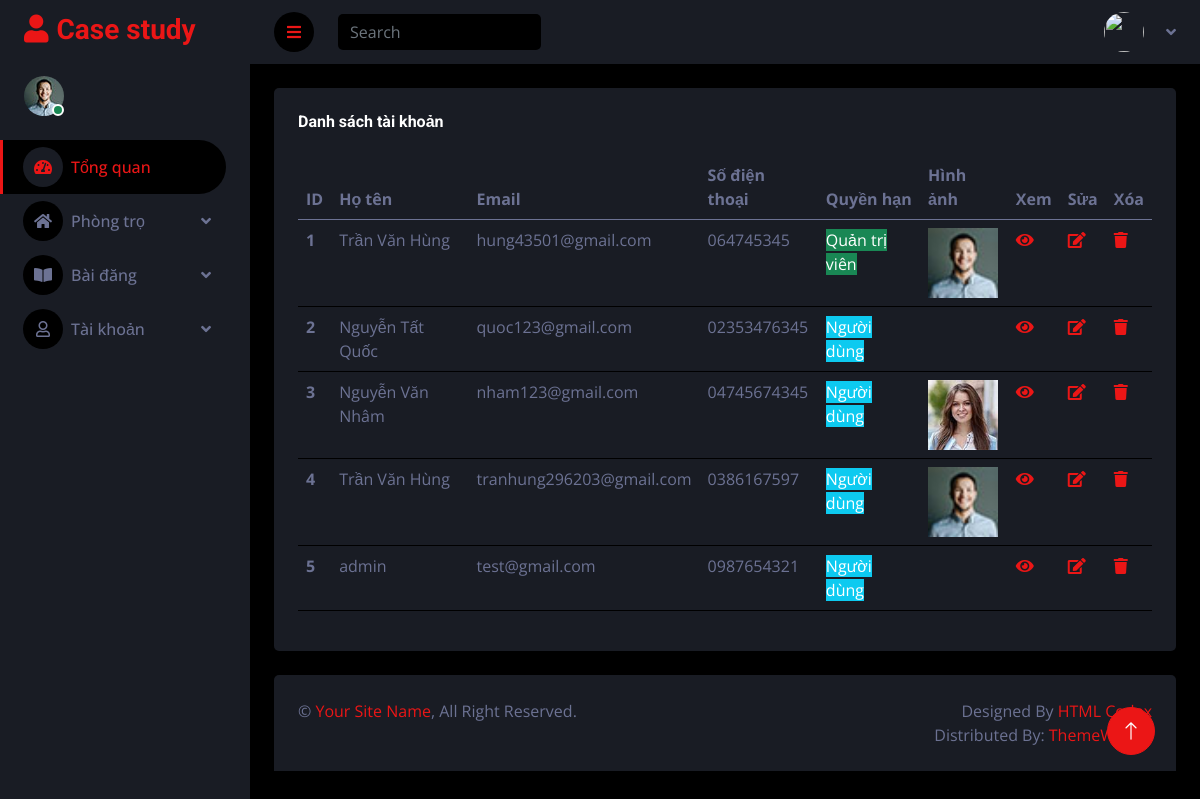
/admin/all_account.php, run on the app's committed database.
### tables this page shows
CREATE TABLE `user` (
  `id` int(11) NOT NULL,
  `name` varchar(255) NOT NULL,
  `username` varchar(255) NOT NULL,
  `email` varchar(255) NOT NULL,
  `password` varchar(255) NOT NULL,
  `role` int(11) NOT NULL,
  `phone` varchar(255) NOT NULL,
  `avartar` varchar(255) NOT NULL,
  `login_attempts` int(11) NOT NULL DEFAULT 0,
  `last_attempts` timestamp NOT NULL DEFAULT current_timestamp() ON UPDATE current_timestamp()
);

### admin/all_account.php (the view, shortened to what this page needs)
<!DOCTYPE html>
<html lang="en">
<head>
    <link href="https://cdnjs.cloudflare.com/ajax/libs/font-awesome/5.10.0/css/all.min.css" rel="stylesheet">
    <link href="https://cdn.jsdelivr.net/npm/bootstrap-icons@1.4.1/font/bootstrap-icons.css" rel="stylesheet">
    <link href="lib/owlcarousel/assets/owl.carousel.min.css" rel="stylesheet">
    <link href="lib/tempusdominus/css/tempusdominus-bootstrap-4.min.css" rel="stylesheet" />
    <link href="css/bootstrap.min.css" rel="stylesheet">
    <link href="css/style.css" rel="stylesheet">
</head>
<body>
    <div class="container-fluid position-relative d-flex p-0">
       <div class="sidebar pe-4 pb-3">
            <nav class="navbar bg-secondary navbar-dark">
                <a href="index.html" class="navbar-brand mx-4 mb-3">
                    <h3 class="text-primary"><i class="fa fa-user me-2"></i>Case study</h3>
                </a>
                <div class="d-flex align-items-center ms-4 mb-4">
                    <div class="position-relative">
                        <img class="rounded-circle" src="img/user.jpg" alt="" style="width: 40px; height: 40px;">
                        <div class="bg-success rounded-circle border border-2 border-white position-absolute end-0 bottom-0 p-1"></div>
                    </div>
                </div>
                <?php include "menu.php" ?>
            </nav>
        </div>
        <div class="content">
            <nav class="navbar navbar-expand bg-secondary navbar-dark sticky-top px-4 py-0">
                <a href="#" class="sidebar-toggler flex-shrink-0">
                    <i class="fa fa-bars"></i>
                </a>
                <form class="d-none d-md-flex ms-4">
                    <input class="form-control bg-dark border-0" type="search" placeholder="Search">
                </form>
                <div class="navbar-nav align-items-center ms-auto">
                    <div class="nav-item dropdown">
                        <a href="#" class="nav-link dropdown-toggle" data-bs-toggle="dropdown">
                            <img class="rounded-circle me-lg-2" src="<?php echo $_SESSION['avartar'] ?>" alt="" style="width: 40px; height: 40px;">
                        </a>
                    </div>
                </div>
            </nav>
            <div class="container-fluid pt-4 px-4">
                <div class="row g-4">
                    <?php
                    include "../config/db_connect.php";
                    $sql = 'SELECT * FROM user';
                    $query = mysqli_query($conn, $sql);
                    ?>
                    <div class="col-12">
                        <div class="bg-secondary rounded h-100 p-4">
                            <h6 class="mb-4">Danh sách tài khoản</h6>
                            <div class="table-responsive">
                                <table class="table">
                                    <thead>
                                        <tr>
                                            <th scope="col">ID</th>
                                            <th scope="col">Họ tên</th>
                                            <th scope="col">Email</th>
                                            <th scope="col">Số điện thoại</th>
                                            <th scope="col">Quyền hạn</th>
                                            <th scope="col">Hình ảnh</th>
                                            <th scope="col">Xem</th>
                                            <th scope="col">Sửa</th>
                                            <th scope="col">Xóa</th>
                                        </tr>
                                    </thead>
                                    <tbody>
                                        <?php $i = 1;
                                        while ($row = mysqli_fetch_assoc($query)) { ?>
                                            <tr>
                                                <th scope="row"><?php echo $i++; ?></th>
                                                <td><?php echo $row['name'] ?></td>
                                                <td><?php echo $row['email'] ?></td>
                                                <td><?php echo $row['phone'] ?></td>
                                                <td><?php
                                                    if ($row['role'] == 1) {
                                                        echo "<span class='bg-success' style='color: white;'>Quản trị viên</span>";
                                                    }else {
                                                        echo "<span class='bg-info' style='color: white;'>Người dùng</span>";
                                                    }
                                                    ?></td>
                                                <td>
                                                    <img src="<?php echo $row['avartar']?>" alt="" style="width: 70px;">
                                                </td>
                                                <td><a href="view_profile.php?id=<?php echo $row['id'] ?>"><i class="fa fa-eye me-2"></i></a></td>
                                                <td><a href="edit_account.php?id=<?php echo $row['id'] ?>"><i class="fa fa-edit me-2"></i></a></td>
                                                <td><a href="delete_account.php?id=<?php echo $row['id'] ?>"><i class="fa fa-trash me-2"></i></a></td>
                                            </tr>
                                        <?php } ?>
                                    </tbody>
                                </table>
                            </div>
                        </div>
                    </div>
                </div>
            </div>
            <div class="container-fluid pt-4 px-4">
                <div class="bg-secondary rounded-top p-4">
                    <div class="row">
                        <div class="col-12 col-sm-6 text-center text-sm-start">
                            &copy; <a href="#">Your Site Name</a>, All Right Reserved.
                        </div>
                        <div class="col-12 col-sm-6 text-center text-sm-end">
                            Designed By <a href="https://htmlcodex.com">HTML Codex</a>
                            <br>Distributed By: <a href="https://themewagon.com" target="_blank">ThemeWagon</a>
                        </div>
                    </div>
                </div>
            </div>
        </div>
        <a href="#" class="btn btn-lg btn-primary btn-lg-square back-to-top"><i class="bi bi-arrow-up"></i></a>
    </div>
</body>
</html>

### admin/css/style.css (style rules this page uses)
:root { --primary: #EB1616; --secondary: #191C24; --light: #6C7293; --dark: #000000; }
.back-to-top { position: fixed; display: none; right: 45px; bottom: 45px; z-index: 99; }
.btn { transition: .5s; }
.btn-lg-square { width: 48px; height: 48px; }
.btn-square, .btn-sm-square, .btn-lg-square { padding: 0; display: inline-flex; align-items: center; justify-content: center; font-weight: normal; border-radius: 50px; }
.sidebar { position: fixed; top: 0; left: 0; bottom: 0; width: 250px; height: 100vh; overflow-y: auto; background: var(--secondary); transition: 0.5s; z-index: 999; }
.content { margin-left: 250px; min-height: 100vh; background: var(--dark); transition: 0.5s; }
@media (min-width: 992px) { .sidebar { margin-left: 0; } }
@media (min-width: 992px) { .content { width: calc(100% - 250px); } }
.content .navbar .navbar-nav .nav-link { margin-left: 25px; padding: 12px 0; color: var(--light); outline: none; }
.content .navbar .sidebar-toggler, .content .navbar .navbar-nav .nav-link i { width: 40px; height: 40px; display: inline-flex; align-items: center; justify-content: center; background: var(--dark); border-radius: 40px; }
.content .navbar .dropdown-toggle::after { margin-left: 6px; vertical-align: middle; border: none; content: "\f107"; font-family: "Font Awesome 5 Free"; font-weight: 900; transition: .5s; }

### data on the page
user: name "Trần Văn Hùng", email "hung43501@gmail.com", phone "064745345", role "Quản trị viên", avartar (picture)
user: name "Nguyễn Tất Quốc", email "quoc123@gmail.com", phone "02353476345", role "Người dùng"
user: name "Nguyễn Văn Nhâm", email "nham123@gmail.com", phone "04745674345", role "Người dùng", avartar (picture)
user: name "Trần Văn Hùng", email "tranhung296203@gmail.com", phone "0386167597", role "Người dùng", avartar (picture)
user: name "admin", email "test@gmail.com", phone "0987654321", role "Người dùng"
